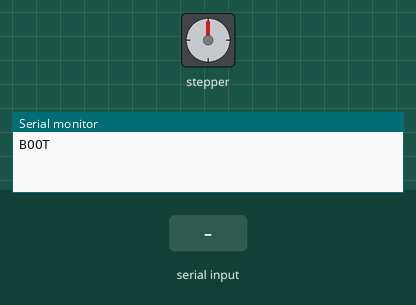
This program was run on a simulated Arduino Mega 2560, built with avr-gcc and run on an emulated ATmega2560. Parts: stepper motor, the last lines printed to the serial monitor. Wiring (inferred from the names in the program): stepper motor driver (200 steps per turn assumed): step pin 15; direction pin 21; enable pin 14. The test bench sets the inputs (shaded band).

Above: at 1.7 s.
1.8 s: "PING\n" received over Serial
3.3 s: "ENABLE\n" received over Serial
4.8 s: "STEP 90\n" received over Serial
At 6.1 s:
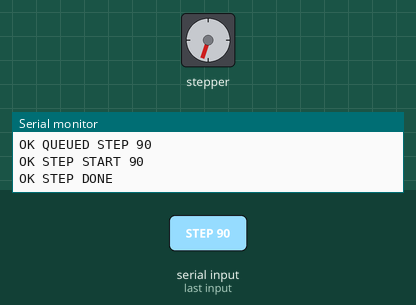
6.4 s: "SET_SPEED 90\n" received over Serial
At 6.85 s:
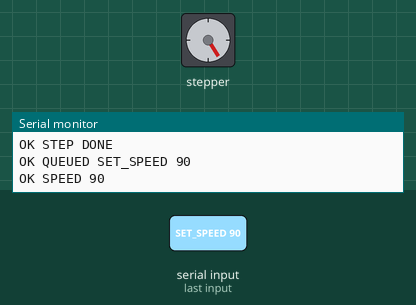
At 7.45 s:
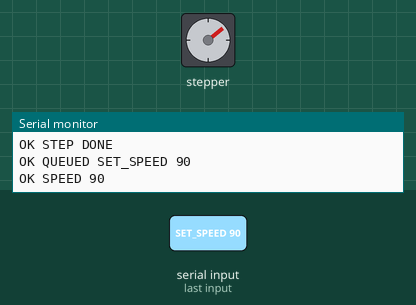
Timing chart, 0 to 16.4 s (numbered marks = the images above; inputs shaded):
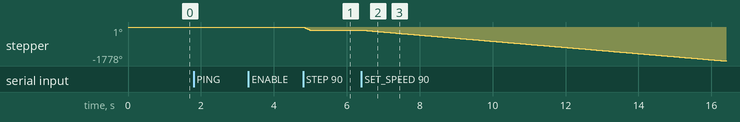

The program:

main.cpp
```cpp
#include <Arduino.h>
#include "command.h"
#include "motion.h"

void setup() {
  Serial.begin(115200);
  delay(500);

  motionSetup();
  commandSetup();

  Serial.println("BOOT");
}

void loop() {
  serviceSerial();
  serviceCommandExecutor();
  serviceMotion();
}
```

command.cpp
```cpp
#include "command.h"
#include "motion.h"

enum CommandType {
  CMD_NONE,
  CMD_PING,
  CMD_ENABLE,
  CMD_DISABLE,
  CMD_DIR,
  CMD_STEP,
  CMD_SET_SPEED,
  CMD_STOP,
  CMD_STATUS
};

struct Command {
  CommandType type;
  long value;
};

static const uint8_t QUEUE_SIZE = 8;
static const unsigned long DEFAULT_STEP_HALF_PERIOD_US = 1000;

static Command commandQueue[QUEUE_SIZE];
static uint8_t queueHead = 0;
static uint8_t queueTail = 0;
static uint8_t queueCount = 0;

static bool commandActive = false;
static Command activeCommand = {CMD_NONE, 0};
static bool stepCompletionReported = false;

static String lineBuffer;

static bool enqueueCommand(const Command& cmd) {
  if (queueCount >= QUEUE_SIZE) {
    return false;
  }

  commandQueue[queueTail] = cmd;
  queueTail = (queueTail + 1) % QUEUE_SIZE;
  queueCount++;
  return true;
}

static bool dequeueCommand(Command& cmd) {
  if (queueCount == 0) {
    return false;
  }

  cmd = commandQueue[queueHead];
  queueHead = (queueHead + 1) % QUEUE_SIZE;
  queueCount--;
  return true;
}

static void finishActiveCommand() {
  commandActive = false;
  activeCommand.type = CMD_NONE;
  activeCommand.value = 0;
  stepCompletionReported = false;
}

static void printStatus() {
  Serial.print("OK STATUS Q=");
  Serial.print(queueCount);
  Serial.print(" ACTIVE=");
  Serial.print(commandActive ? 1 : 0);
  Serial.print(" STEP_RUNNING=");
  Serial.print(motionIsStepRunning() ? 1 : 0);
  Serial.print(" STEPS_LEFT=");
  Serial.print(motionGetStepsRemaining());
  Serial.print(" CONT=");
  Serial.print(motionIsContinuousRunning() ? 1 : 0);
  Serial.print(" SPEED=");
  Serial.println(motionGetContinuousSpeed());
}

static Command parseCommand(const String& line) {
  Command cmd;
  cmd.type = CMD_NONE;
  cmd.value = 0;

  if (line == "PING") {
    cmd.type = CMD_PING;
  }
  else if (line == "ENABLE") {
    cmd.type = CMD_ENABLE;
  }
  else if (line == "DISABLE") {
    cmd.type = CMD_DISABLE;
  }
  else if (line == "DIR 0") {
    cmd.type = CMD_DIR;
    cmd.value = 0;
  }
  else if (line == "DIR 1") {
    cmd.type = CMD_DIR;
    cmd.value = 1;
  }
  else if (line == "STOP") {
    cmd.type = CMD_STOP;
  }
  else if (line == "STATUS") {
    cmd.type = CMD_STATUS;
  }
  else if (line.startsWith("STEP ")) {
    long steps = line.substring(5).toInt();
    if (steps > 0) {
      cmd.type = CMD_STEP;
      cmd.value = steps;
    }
  }
  else if (line.startsWith("SET_SPEED ")) {
    long speed = line.substring(10).toInt();
    if (speed >= 0) {
      cmd.type = CMD_SET_SPEED;
      cmd.value = speed;
    }
  }

  return cmd;
}

static void startCommand(const Command& cmd) {
  activeCommand = cmd;
  commandActive = true;

  switch (cmd.type) {
    case CMD_PING:
      Serial.println("PONG");
      finishActiveCommand();
      break;

    case CMD_ENABLE:
      motionEnable();
      Serial.println("OK ENABLE");
      finishActiveCommand();
      break;

    case CMD_DISABLE:
      motionDisable();
      Serial.println("OK DISABLE");
      finishActiveCommand();
      break;

    case CMD_DIR:
      motionSetDirection(cmd.value != 0);
      Serial.print("OK DIR ");
      Serial.println(cmd.value);
      finishActiveCommand();
      break;

    case CMD_STATUS:
      printStatus();
      finishActiveCommand();
      break;

    case CMD_STOP:
      motionStopContinuous();
      Serial.println("OK STOP");
      finishActiveCommand();
      break;

    case CMD_SET_SPEED: {
      if (motionIsStepRunning()) {
        Serial.println("ERR STEP_ACTIVE");
        finishActiveCommand();
        break;
      }

      if (cmd.value == 0) {
        motionStopContinuous();
        Serial.println("OK SPEED 0");
        finishActiveCommand();
        break;
      }

      unsigned long halfPeriodUs = 0;
      if (!motionSpeedToHalfPeriodUs((unsigned long)cmd.value, halfPeriodUs)) {
        Serial.println("ERR BAD_SPEED");
        finishActiveCommand();
        break;
      }

      motionStartContinuous((unsigned long)cmd.value, halfPeriodUs);
      Serial.print("OK SPEED ");
      Serial.println(cmd.value);
      finishActiveCommand();
      break;
    }

    case CMD_STEP:
      if (motionIsContinuousRunning()) {
        Serial.println("ERR STOP_REQUIRED");
        finishActiveCommand();
        break;
      }

      if (!motionStartStepMove((unsigned long)cmd.value, DEFAULT_STEP_HALF_PERIOD_US)) {
        Serial.println("ERR STEP_START");
        finishActiveCommand();
        break;
      }

      Serial.print("OK STEP START ");
      Serial.println(cmd.value);
      stepCompletionReported = false;
      break;

    default:
      Serial.println("ERR BAD_CMD");
      finishActiveCommand();
      break;
  }
}

void commandSetup() {
  lineBuffer.reserve(64);
}

void serviceSerial() {
  while (Serial.available() > 0) {
    char c = (char)Serial.read();

    if (c == '\n' || c == '\r') {
      if (lineBuffer.length() > 0) {
        Command cmd = parseCommand(lineBuffer);

        if (cmd.type == CMD_NONE) {
          Serial.print("ERR UNKNOWN ");
          Serial.println(lineBuffer);
        } else {
          if (enqueueCommand(cmd)) {
            Serial.print("OK QUEUED ");
            Serial.println(lineBuffer);
          } else {
            Serial.println("ERR QUEUE_FULL");
          }
        }

        lineBuffer = "";
      }
    } else {
      lineBuffer += c;
    }
  }
}

void serviceCommandExecutor() {
  // Check if active STEP command has completed
  if (commandActive && activeCommand.type == CMD_STEP) {
    if (!motionIsStepRunning()) {
      if (!stepCompletionReported) {
        Serial.println("OK STEP DONE");
        stepCompletionReported = true;
      }
      finishActiveCommand();
    } else {
      return;  // Step still running, don't dequeue yet
    }
  }

  // Try to dequeue and execute next command only if none is currently active
  if (!commandActive) {
    Command nextCmd;
    if (dequeueCommand(nextCmd)) {
      startCommand(nextCmd);
    }
  }
}
```

command.h
```cpp
#pragma once

#include <Arduino.h>

void commandSetup();
void serviceSerial();
void serviceCommandExecutor();
```

motion.cpp
```cpp
#include "motion.h"
#include "pins.h"

// finite STEP command state
static bool stepCommandRunning = false;
static bool stepStateHigh = false;
static unsigned long stepsRemaining = 0;
static unsigned long lastStepMicros = 0;
static unsigned long activeHalfPeriodUs = 1000;

// continuous speed mode state
static bool continuousMode = false;
static bool continuousStepStateHigh = false;
static unsigned long continuousLastStepMicros = 0;
static unsigned long continuousHalfPeriodUs = 0;
static unsigned long continuousSpeedStepsPerSec = 0;

// safe limits
static const unsigned long MIN_SPEED_STEPS_PER_SEC = 1;
static const unsigned long MAX_SPEED_STEPS_PER_SEC = 3000;

void motionSetup() {
  pinMode(X_STEP_PIN, OUTPUT);
  pinMode(X_DIR_PIN, OUTPUT);
  pinMode(X_ENABLE_PIN, OUTPUT);

  digitalWrite(X_STEP_PIN, LOW);
  digitalWrite(X_DIR_PIN, LOW);
  digitalWrite(X_ENABLE_PIN, HIGH); // disabled initially
}

void motionEnable() {
  digitalWrite(X_ENABLE_PIN, LOW);
}

void motionDisable() {
  motionStopContinuous();
  digitalWrite(X_ENABLE_PIN, HIGH);
}

void motionSetDirection(bool dirHigh) {
  digitalWrite(X_DIR_PIN, dirHigh ? HIGH : LOW);
}

bool motionStartStepMove(unsigned long steps, unsigned long halfPeriodUs) {
  if (continuousMode || stepCommandRunning || steps == 0 || halfPeriodUs == 0) {
    return false;
  }

  stepsRemaining = steps;
  stepStateHigh = false;
  stepCommandRunning = true;
  activeHalfPeriodUs = halfPeriodUs;
  lastStepMicros = micros();
  digitalWrite(X_STEP_PIN, LOW);

  return true;
}

void motionStartContinuous(unsigned long speedStepsPerSec, unsigned long halfPeriodUs) {
  continuousMode = true;
  continuousSpeedStepsPerSec = speedStepsPerSec;
  continuousHalfPeriodUs = halfPeriodUs;
  continuousStepStateHigh = false;
  continuousLastStepMicros = micros();
  digitalWrite(X_STEP_PIN, LOW);
}

void motionStopContinuous() {
  continuousMode = false;
  continuousSpeedStepsPerSec = 0;
  continuousHalfPeriodUs = 0;
  continuousStepStateHigh = false;
  digitalWrite(X_STEP_PIN, LOW);
}

bool motionIsStepRunning() {
  return stepCommandRunning;
}

bool motionIsContinuousRunning() {
  return continuousMode;
}

unsigned long motionGetStepsRemaining() {
  return stepsRemaining;
}

unsigned long motionGetContinuousSpeed() {
  return continuousSpeedStepsPerSec;
}

bool motionSpeedToHalfPeriodUs(unsigned long speedStepsPerSec, unsigned long& halfPeriodUsOut) {
  if (speedStepsPerSec < MIN_SPEED_STEPS_PER_SEC || speedStepsPerSec > MAX_SPEED_STEPS_PER_SEC) {
    return false;
  }

  unsigned long hp = 500000UL / speedStepsPerSec;
  if (hp == 0) {
    hp = 1;
  }

  halfPeriodUsOut = hp;
  return true;
}

static void serviceStepMove() {
  if (!stepCommandRunning) {
    return;
  }

  unsigned long now = micros();
  if (now - lastStepMicros < activeHalfPeriodUs) {
    return;
  }

  lastStepMicros = now;

  if (!stepStateHigh) {
    digitalWrite(X_STEP_PIN, HIGH);
    stepStateHigh = true;
  } else {
    digitalWrite(X_STEP_PIN, LOW);
    stepStateHigh = false;

    if (stepsRemaining > 0) {
      stepsRemaining--;
    }

    if (stepsRemaining == 0) {
      stepCommandRunning = false;
    }
  }
}

static void serviceContinuousMode() {
  if (!continuousMode || continuousHalfPeriodUs == 0) {
    return;
  }

  unsigned long now = micros();
  if (now - continuousLastStepMicros < continuousHalfPeriodUs) {
    return;
  }

  continuousLastStepMicros = now;

  if (!continuousStepStateHigh) {
    digitalWrite(X_STEP_PIN, HIGH);
    continuousStepStateHigh = true;
  } else {
    digitalWrite(X_STEP_PIN, LOW);
    continuousStepStateHigh = false;
  }
}

void serviceMotion() {
  if (stepCommandRunning) {
    serviceStepMove();
  } else {
    serviceContinuousMode();
  }
}
```

motion.h
```cpp
#pragma once

#include <Arduino.h>

void motionSetup();

void motionEnable();
void motionDisable();
void motionSetDirection(bool dirHigh);

bool motionStartStepMove(unsigned long steps, unsigned long halfPeriodUs);
void motionStartContinuous(unsigned long speedStepsPerSec, unsigned long halfPeriodUs);
void motionStopContinuous();

bool motionIsStepRunning();
bool motionIsContinuousRunning();

unsigned long motionGetStepsRemaining();
unsigned long motionGetContinuousSpeed();

bool motionSpeedToHalfPeriodUs(unsigned long speedStepsPerSec, unsigned long& halfPeriodUsOut);

void serviceMotion();
```

pins.h
```cpp
#pragma once

// ANET A8 / ATmega1284P X-axis pins from your working tests
#define X_STEP_PIN    15   // D7
#define X_DIR_PIN     21   // C5
#define X_ENABLE_PIN  14   // D6, active LOW
```

Measured:
- after the input at 4.8 s, stepper: turns 162° counter-clockwise in 0.18 s, starting at once
- after the input at 6.4 s, stepper: keeps turning counter-clockwise at about 162°/s, starting at once
